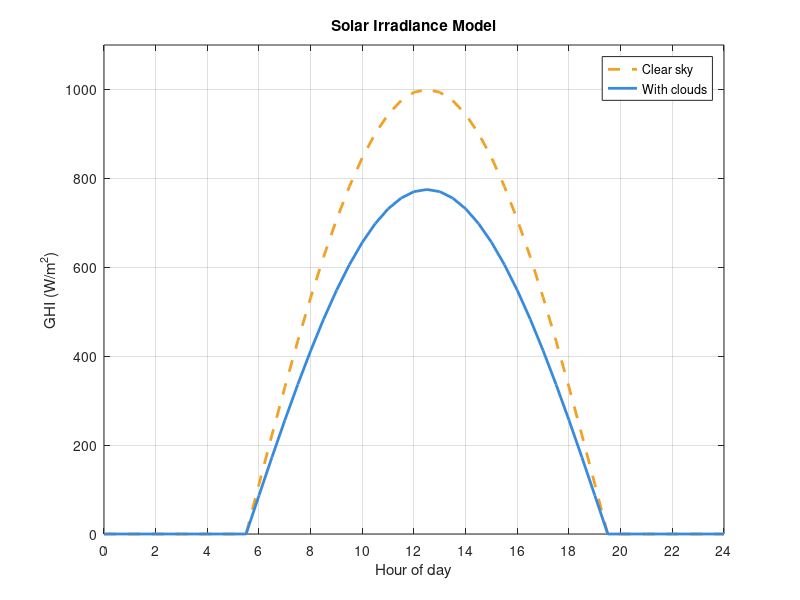
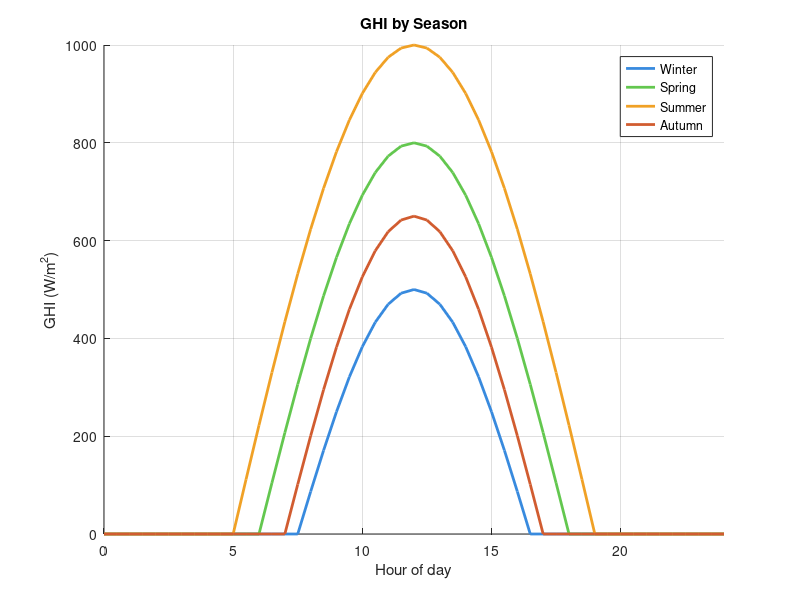

The MATLAB script that drew these images, in order:
% https://claude.ai/share/6da1f4c2-ef45-428a-940c-0c98cc210244

% --- Parameters ---
peak_GHI   = 1000;   % W/m^2 (summer clear sky)
sunrise    = 5.5;    % hours (5:30 AM)
sunset     = 19.5;   % hours (7:30 PM)
cloud_frac = 0.3;    % 0 = clear, 1 = overcast

% --- Time vector ---
t = 0 : 0.5 : 24;   % half-hourly steps

% --- Clear sky GHI (sine curve) ---
GHI_clear = zeros(size(t));
daylight   = sunset - sunrise;

for i = 1:length(t)
    if t(i) > sunrise && t(i) < sunset
        angle        = pi * (t(i) - sunrise) / daylight;
        GHI_clear(i) = peak_GHI * sin(angle);
    end
end

% --- Cloud attenuation ---
GHI_cloudy = GHI_clear .* (1 - cloud_frac * 0.75);

% --- Daily energy (trapezoidal integration) ---
energy_clear  = trapz(t, GHI_clear)  / 1000;  % kWh/m^2
energy_cloudy = trapz(t, GHI_cloudy) / 1000;

fprintf('Clear sky energy:  %.2f kWh/m^2\n', energy_clear);
fprintf('Cloudy energy:     %.2f kWh/m^2\n', energy_cloudy);
fprintf('Cloud loss:        %.1f%%\n', (1 - energy_cloudy/energy_clear)*100);

% --- Plot ---
figure;
plot(t, GHI_clear,  '--', 'Color', [0.94 0.63 0.15], 'LineWidth', 2); hold on;
plot(t, GHI_cloudy, '-',  'Color', [0.22 0.54 0.87], 'LineWidth', 2);
xlabel('Hour of day');
ylabel('GHI (W/m^2)');
title('Solar Irradiance Model');
legend('Clear sky', 'With clouds');
xlim([0 24]);  ylim([0 1100]);
xticks(0:2:24);
grid on;

%% 

% --- Season lookup table ---
seasons = struct();
seasons(1).name     = 'Winter';
seasons(1).peak_GHI = 500;
seasons(1).daylight = 9;

seasons(2).name     = 'Spring';
seasons(2).peak_GHI = 800;
seasons(2).daylight = 12;

seasons(3).name     = 'Summer';
seasons(3).peak_GHI = 1000;
seasons(3).daylight = 14;

seasons(4).name     = 'Autumn';
seasons(4).peak_GHI = 650;
seasons(4).daylight = 10;

t = 0:0.5:24;
figure; hold on;
colors = [0.22 0.54 0.87;
          0.39 0.78 0.31;
          0.94 0.63 0.15;
          0.82 0.36 0.19];

for s = 1:4
    rise    = 12 - seasons(s).daylight / 2;
    set_    = 12 + seasons(s).daylight / 2;
    GHI     = zeros(size(t));
    for i = 1:length(t)
        if t(i) > rise && t(i) < set_
            GHI(i) = seasons(s).peak_GHI * sin(pi*(t(i)-rise)/seasons(s).daylight);
        end
    end
    plot(t, GHI, 'LineWidth', 2, 'Color', colors(s,:), ...
         'DisplayName', seasons(s).name);
end

xlabel('Hour of day'); ylabel('GHI (W/m^2)');
title('GHI by Season'); legend; grid on; xlim([0 24]);
